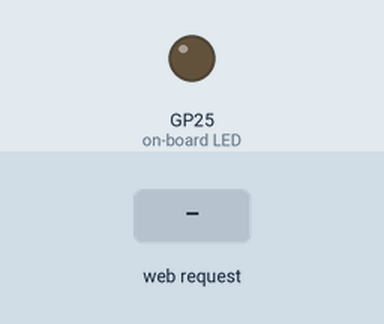
Bench run of a program on a simulated Raspberry Pi Pico running MicroPython. Parts: output pins drawn as LEDs (lit = HIGH). The test bench sets the inputs (shaded band). WiFi joins after 1.5 s; values from a settings file that is not in the repository are placeholders; what the program prints to the serial console is not drawn.

Above: at 3.2 s.
3.3 s: HTTP request GET /lighton? received
At 4.6 s:
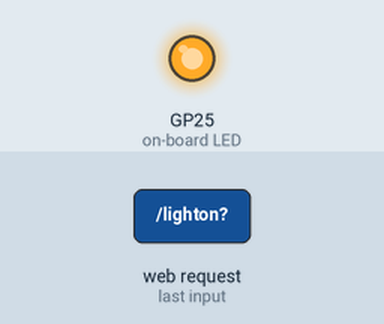
Timing chart, 0 to 6.3 s (numbered marks = the images above; inputs shaded):
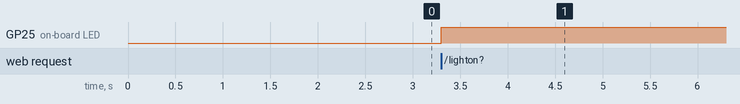

The program:

web_server.py
```python
import network
import socket
from time import sleep
from picozero import pico_temp_sensor, pico_led
import machine

from secrets import *
from dht_read import *

ssid = secrets['ssid']
password = secrets['password']


def connect():
    #Connect to WLAN
    wlan = network.WLAN(network.STA_IF)
    wlan.active(True)
    wlan.connect(ssid, password)
    while wlan.isconnected() == False:
        print('Waiting for connection...')
        sleep(1)
    ip = wlan.ifconfig()[0]
    print(f'Connected on {ip}')
    return ip


def open_socket(ip):
    # Open a socket
    address = (ip, 80)
    connection = socket.socket()
    connection.bind(address)
    connection.listen(1)
    return connection


def webpage(temperature, humidity, state):
    #Template HTML
    html = f"""
            <!DOCTYPE html>
            <html>
              <head>
                <style>
                  .block {{
                    display: block;
                    width: 100%;
                    border: none;
                    background-color: #04aa6d;
                    padding: 14px 28px;
                    font-size: 32px;
                    cursor: pointer;
                    text-align: center;
                  }}
                  .off {{
                    background-color: #d8d8d8;
                  }}
                  h1 {{
                    text-align: center;
                  }}
                </style>
              </head>
              <body>
                <form action="./lighton">
                  <input type="submit" value="Light on" class="block" />
                </form>
                <form action="./lightoff">
                  <input type="submit" value="Light off" class="block off" />
                </form>
                <h1>LED is {state}</h1>
                <h1>Temperature is {temperature}</h1>
                <h1>Humidity is {humidity}</h1>
              </body>
            </html>

            """
    return str(html)


def serve(connection):
    #Start a web server
    state = 'OFF'
    pico_led.off()
    #temperature
    #humidity
    while True:
        client = connection.accept()[0]
        request = client.recv(1024)
        request = str(request)
        try:
            request = request.split()[1]
        except IndexError:
            pass
        if request == '/lighton?':
            pico_led.on()
            state = 'ON'
        elif request =='/lightoff?':
            pico_led.off()
            state = 'OFF'
        #temperature = pico_temp_sensor.temp
        temperature, humidity = DHTread()
        html = webpage(temperature, humidity, state)
        client.send('HTTP/1.0 200 OK\r\nContent-type: text/html\r\n\r\n')
        client.send(html)
        client.close()


try:
    ip = connect()
    connection = open_socket(ip)
    serve(connection)
except KeyboardInterrupt:
    machine.reset()
```

dht_read.py
```python
from machine import Pin
import time
dht_pin=2
DataError=False

bitstream=[0]*40

def DHTread():
    #set variales to zero initially, as we perform logical OR operation on them.
    hum_hob=0  #higher order bytes of humidity
    hum_lob=0  # lower order bytes of humidity
    temp_hob=0
    temp_lob=0
    checksum=0
    humidity=-1
    temperature=-1000
    lastreadtime=0   #used to calculate bit period
    bitstream=[0]*40 #array to hold bit period

    # Trigger Sensor to begin communication
    #Send a low pulse of 1.1ms duration. Datasheet specifies atleast 1ms
    dht=Pin(dht_pin, Pin.OUT)
    dht.low()
    time.sleep_us(1100)
    #send a high pulse of 40us duration
    dht.high()
    time.sleep_us(40)
    #set pin as pullup and wait for signal from DHT
    dht=Pin(dht_pin, Pin.IN, Pin.PULL_UP)

    #acknowledgment from DHT
    while (dht.value()==0):
        pass #wait while dht pulls pin low for 80us
    while (dht.value()==1):
        pass #wait while dht pulls pin high for 80us

    #Loop to get bit period of bitstream. DHT send 40 bits of data starting from MSB
    for i in range (0,40):
        lastreadtime=time.ticks_us()
        while (dht.value()==0):
            pass #wait while dht pulls pin low
        while (dht.value()==1):
            pass #wait while dht pulls pin high
        bitstream[i]=time.ticks_us()-lastreadtime #stores bit period of a single bit.

    #Convert bit period to binary data.
    #A bit is sent in the form of LOW pulse followed by a HIGH pulse.All low pulses
    # are 50us in duration. If the HIGH pulse following the LOW pulse
    # is 24us-28us in duration, the bit is 0. If the HIGH pulse following the LOW pulse
    # is 70us in duration, the bit is 1.
    # So if bit period(HIGH pulse+LOW pulse) is less than 100us, then the bit is 0, else 1.
    for i in range (0,40):
        if(bitstream[i] < 100):
            bitstream[i]=0
        else:
            bitstream[i]=1
    #First 16 bit contains humidity data, next 16 bit contains temperature data.
    # Last 8 bits gives checksum.
    #Seperate the 40 bit data to 5 8-bit banks.
    for i in range (8,0,-1):
        if(bitstream[8-i]==1):
            hum_hob|=1<<(i-1)
    for i in range (8,0,-1):
        if(bitstream[16-i]==1):
            hum_lob|=1<<i-1
    for i in range (8,0,-1):
        if(bitstream[24-i]==1):
            temp_hob|=1<<i-1
    for i in range (8,0,-1):
        if(bitstream[32-i]==1):
            temp_lob|=1<<i-1
    for i in range (8,0,-1):
        if(bitstream[40-i]==1):
            checksum|=1<<i-1

    if (checksum==(hum_hob+hum_lob+temp_hob+temp_lob)):
        DataError=False;
    else:
        DataError=True;
    #Bitwise shifting and OR operation to convert raw data. The raw data is 10 times more than real values.
    humidity=((hum_hob)<<8)|hum_lob;
    humidity*=0.1;
    temperature=((temp_hob&0x7f)<<8)|temp_lob;
    temperature*=0.1;

    return temperature, humidity
```

Measured:
- after the input at 3.3 s, GP25 (on-board LED): LOW → HIGH at once
